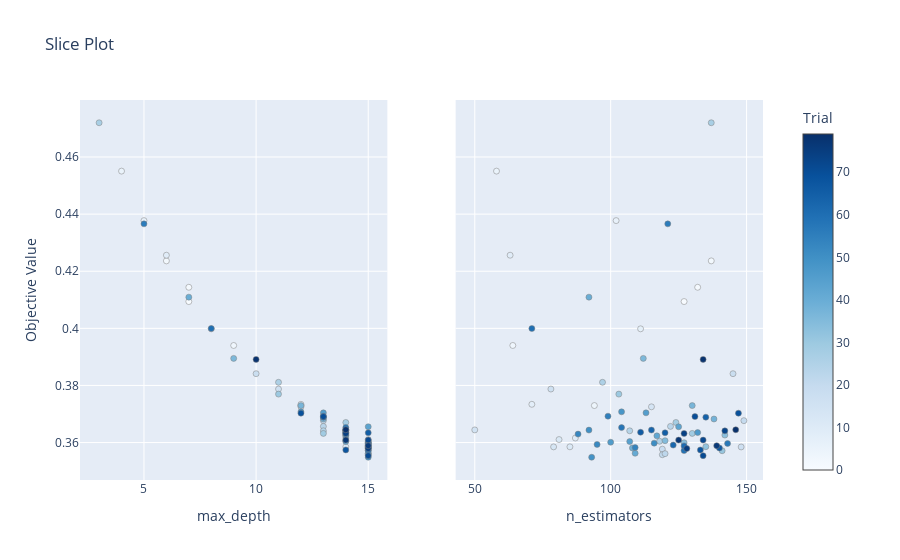

The notebook cell saved with this chart:
### Markdown cell above
По данному графику видно, что после 20 попытки оценка предсказания менялась незначительно, следовательно можно остановиться на этом количестве

### Code cell
from optuna.visualization import plot_slice

plot_slice(study)
